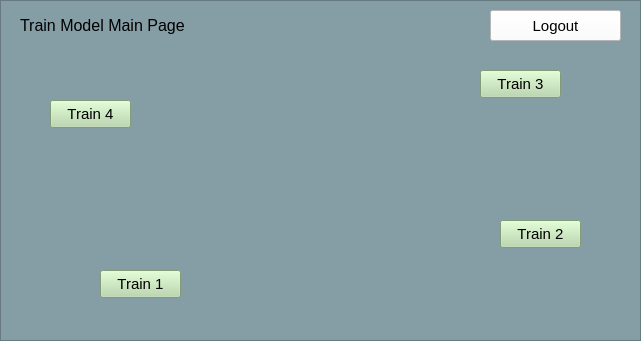
<?xml version="1.0" encoding="UTF-8"?>
<ui version="4.0">
 <class>MainWindow</class>
 <widget class="QMainWindow" name="MainWindow">
  <property name="geometry">
   <rect>
    <x>0</x>
    <y>0</y>
    <width>641</width>
    <height>341</height>
   </rect>
  </property>
  <property name="windowTitle">
   <string>MainWindow</string>
  </property>
  <widget class="QWidget" name="centralwidget">
   <widget class="QFrame" name="frame">
    <property name="geometry">
     <rect>
      <x>0</x>
      <y>0</y>
      <width>641</width>
      <height>341</height>
     </rect>
    </property>
    <property name="styleSheet">
     <string notr="true">background-color: rgb(133, 158, 166);
border-color: rgb(0, 0, 0);</string>
    </property>
    <property name="frameShape">
     <enum>QFrame::StyledPanel</enum>
    </property>
    <property name="frameShadow">
     <enum>QFrame::Raised</enum>
    </property>
    <widget class="QLabel" name="map">
     <property name="geometry">
      <rect>
       <x>10</x>
       <y>50</y>
       <width>621</width>
       <height>281</height>
      </rect>
     </property>
     <property name="text">
      <string/>
     </property>
     <property name="pixmap">
      <pixmap>../../../../../../.designer/backup/newPrefix/Train Map.png</pixmap>
     </property>
    </widget>
    <widget class="QPushButton" name="train_button_4">
     <property name="geometry">
      <rect>
       <x>50</x>
       <y>100</y>
       <width>81</width>
       <height>28</height>
      </rect>
     </property>
     <property name="font">
      <font>
       <pointsize>11</pointsize>
      </font>
     </property>
     <property name="styleSheet">
      <string notr="true">background-color: rgb(182, 215, 168);</string>
     </property>
     <property name="text">
      <string>Train 4</string>
     </property>
     <property name="iconSize">
      <size>
       <width>20</width>
       <height>20</height>
      </size>
     </property>
    </widget>
    <widget class="QPushButton" name="train_button_3">
     <property name="geometry">
      <rect>
       <x>480</x>
       <y>70</y>
       <width>81</width>
       <height>28</height>
      </rect>
     </property>
     <property name="font">
      <font>
       <pointsize>11</pointsize>
      </font>
     </property>
     <property name="styleSheet">
      <string notr="true">background-color: rgb(182, 215, 168);</string>
     </property>
     <property name="text">
      <string>Train 3</string>
     </property>
     <property name="iconSize">
      <size>
       <width>20</width>
       <height>20</height>
      </size>
     </property>
    </widget>
    <widget class="QPushButton" name="train_button_2">
     <property name="geometry">
      <rect>
       <x>500</x>
       <y>220</y>
       <width>81</width>
       <height>28</height>
      </rect>
     </property>
     <property name="font">
      <font>
       <pointsize>11</pointsize>
      </font>
     </property>
     <property name="styleSheet">
      <string notr="true">background-color: rgb(182, 215, 168);</string>
     </property>
     <property name="text">
      <string>Train 2</string>
     </property>
     <property name="iconSize">
      <size>
       <width>20</width>
       <height>20</height>
      </size>
     </property>
    </widget>
    <widget class="QPushButton" name="train_button_1">
     <property name="geometry">
      <rect>
       <x>100</x>
       <y>270</y>
       <width>81</width>
       <height>28</height>
      </rect>
     </property>
     <property name="font">
      <font>
       <pointsize>11</pointsize>
      </font>
     </property>
     <property name="styleSheet">
      <string notr="true">background-color: rgb(182, 215, 168);</string>
     </property>
     <property name="text">
      <string>Train 1</string>
     </property>
     <property name="iconSize">
      <size>
       <width>20</width>
       <height>20</height>
      </size>
     </property>
    </widget>
    <widget class="QPushButton" name="logout_button_map">
     <property name="geometry">
      <rect>
       <x>490</x>
       <y>10</y>
       <width>131</width>
       <height>31</height>
      </rect>
     </property>
     <property name="sizePolicy">
      <sizepolicy hsizetype="Minimum" vsizetype="Minimum">
       <horstretch>0</horstretch>
       <verstretch>0</verstretch>
      </sizepolicy>
     </property>
     <property name="minimumSize">
      <size>
       <width>0</width>
       <height>0</height>
      </size>
     </property>
     <property name="maximumSize">
      <size>
       <width>1347</width>
       <height>16777215</height>
      </size>
     </property>
     <property name="font">
      <font>
       <pointsize>11</pointsize>
      </font>
     </property>
     <property name="styleSheet">
      <string notr="true">background-color: rgb(255, 255, 255);</string>
     </property>
     <property name="text">
      <string>Logout</string>
     </property>
     <property name="iconSize">
      <size>
       <width>20</width>
       <height>20</height>
      </size>
     </property>
    </widget>
    <widget class="QLabel" name="label">
     <property name="geometry">
      <rect>
       <x>20</x>
       <y>10</y>
       <width>203</width>
       <height>31</height>
      </rect>
     </property>
     <property name="font">
      <font>
       <pointsize>12</pointsize>
      </font>
     </property>
     <property name="text">
      <string>Train Model Main Page</string>
     </property>
    </widget>
   </widget>
  </widget>
 </widget>
 <resources/>
 <connections/>
</ui>
